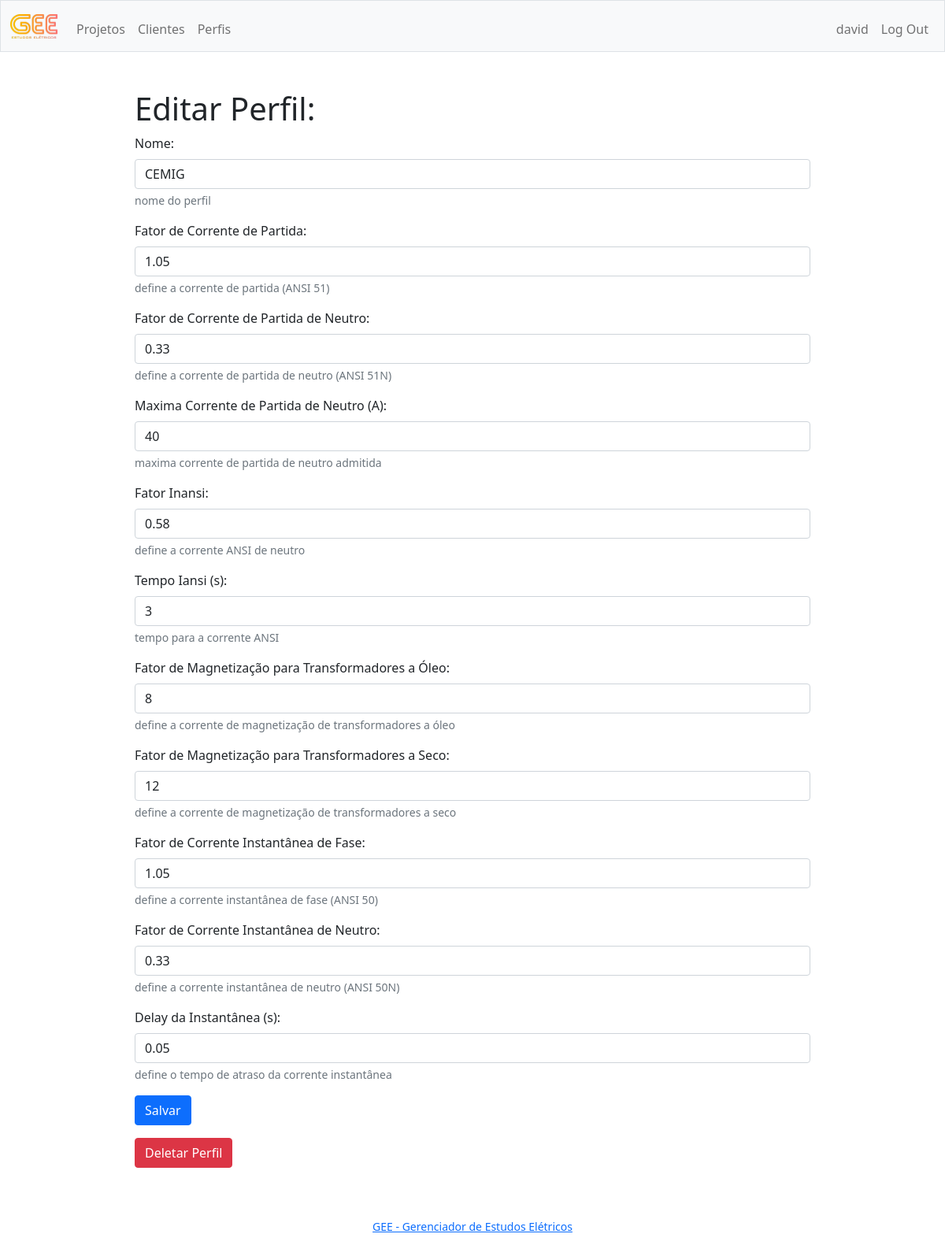
The app's page /profile?id=20 (signed in) with its own data.
### tables this page shows
CREATE TABLE profiles (
id INTEGER PRIMARY KEY AUTOINCREMENT NOT NULL,
user_id INTEGER,
createddate TEXT,
modifieddate TEXT,
name TEXT,
threshold_factor NUMERIC,
n_factor_threshold NUMERIC,
max_n_threshold NUMERIC,
inansi_factor NUMERIC,
iansi_time NUMERIC,
mag_oil_factor NUMERIC,
mag_dry_factor NUMERIC,
trip_factor NUMERIC,
n_trip_factor NUMERIC,
delay_50 NUMERIC
);

### app.py (the view)
@app.route("/profile", methods=["GET", "POST"])
@login_required
def profile():
    if request.method == "POST":
        delete = request.form.get("delete")
        if delete != None:
            db.execute("DELETE FROM profiles WHERE id = ? and user_id = ?", delete, session["user_id"])
            db.execute("UPDATE projects SET profile_id = NULL where profile_id = ? and user_id = ?", delete, session["user_id"])
            flash("Perfil Deletado", 'alert-primary')
            return redirect("/profiles")
        parameter_list = ["name", "threshold_factor", "n_factor_threshold", "max_n_threshold", "inansi_factor", "iansi_time", "mag_oil_factor", "mag_dry_factor", "trip_factor", "n_trip_factor", "delay_50"]
        parameter = {}
        for item in parameter_list:
            parameter[item] = request.form.get(item)
        if not parameter["name"]: parameter["name"] = "noname"
        id = request.form.get("id")
        now = datetime.now()
        if not id:
            id = db.execute("INSERT INTO profiles (user_id, createddate) VALUES (?, ?)", session["user_id"], now)
        db.execute("UPDATE profiles SET modifieddate = ? WHERE id = ? AND user_id = ?", now, id, session["user_id"])
        for item in parameter_list:
            string = "UPDATE profiles SET " + item + " = ? WHERE id = ? AND user_id = ?"
            db.execute(string, parameter[item], str(id), str(session["user_id"]))
        flash(parameter["name"] + " salvo", 'alert-primary')
        return redirect("/profiles")
    else:
        id = request.args.get("id")
        profileData = None
        if id:
            profileData = db.execute("SELECT * FROM profiles WHERE id = ? and user_id = ?", id, session["user_id"])[0]
        return render_template("profile.html", profileData=profileData)

### app.py (called while the page is built)
def login_required(f):
    @wraps(f)
    def decorated_function(*args, **kwargs):
        if session.get("user_id") is None:
            return redirect("/login")
        return f(*args, **kwargs)
    return decorated_function

@app.after_request
def after_request(response):
    response.headers["Cache-Control"] = "no-cache, no-store, must-revalidate"
    response.headers["Expires"] = 0
    response.headers["Pragma"] = "no-cache"
    return response

### templates/profile.html (shortened to what this page needs)
{% extends "layout.html" %}
{% block main %}
<div class="mb-3 container w-75">
    <form action="/profile" method="post">
        <div>
            <h1>
                {% if profileData %}
                Editar Perfil:
                {% else %}
                Registrar Novo Perfil:
                {% endif %}
            </h1>
        </div>
        <div class="mb-3">
            <label for="name" class="form-label">Nome:</label>
            <input class="form-control w" name="name" placeholder="nome" type="text" value="{{profileData.name}}">
            <div class="form-text">nome do perfil</div>
        </div>
        <div class="mb-3">
            <label for="threshold_factor" class="form-label">Fator de Corrente de Partida:</label>
            <input class="form-control" name="threshold_factor" placeholder="0,0" type="numeric" step="0.01"
                value="{{profileData.threshold_factor}}">
            <div class="form-text">define a corrente de partida (ANSI 51)</div>
        </div>
        <div class="mb-3">
            <label for="n_factor_threshold" class="form-label">Fator de Corrente de Partida de Neutro:</label>
            <input class="form-control " name="n_factor_threshold" placeholder="0,0" type="numeric" step="0.01"
                value="{{profileData.n_factor_threshold}}">
            <div class="form-text">define a corrente de partida de neutro (ANSI 51N)</div>
        </div>
        <div class="mb-3">
            <label for="max_n_threshold" class="form-label">Maxima Corrente de Partida de Neutro (A):</label>
            <input class="form-control " name="max_n_threshold" placeholder="0 A" type="number"
                value="{{profileData.max_n_threshold}}">
            <div class="form-text">maxima corrente de partida de neutro admitida</div>
        </div>
        <div class="mb-3">
            <label for="inansi_factor" class="form-label">Fator Inansi:</label>
            <input class="form-control " name="inansi_factor" placeholder="0,0" type="number" step="0.01"
                value="{{profileData.inansi_factor}}">
            <div class="form-text">define a corrente ANSI de neutro</div>
        </div>
        <div class="mb-3">
            <label for="iansi_time" class="form-label">Tempo Iansi (s):</label>
            <input class="form-control " name="iansi_time" placeholder="0 s" type="number"
                value="{{profileData.iansi_time}}">
            <div class="form-text">tempo para a corrente ANSI</div>
        </div>
        <div class="mb-3">
            <label for="mag_oil_factor" class="form-label">Fator de Magnetização para Transformadores a Óleo:</label>
            <input class="form-control " name="mag_oil_factor" placeholder="0" type="number"
                value="{{profileData.mag_oil_factor}}">
            <div class="form-text">define a corrente de magnetização de transformadores a óleo</div>
        </div>
        <div class="mb-3">
            <label for="mag_dry_factor" class="form-label">Fator de Magnetização para Transformadores a Seco:</label>
            <input class="form-control " name="mag_dry_factor" placeholder="0" type="number"
                value="{{profileData.mag_dry_factor}}">
            <div class="form-text">define a corrente de magnetização de transformadores a seco</div>
        </div>
        <div class="mb-3">
            <label for="trip_factor" class="form-label">Fator de Corrente Instantânea de Fase:</label>
            <input class="form-control " name="trip_factor" placeholder="0,0" type="number" step="0.01"
                value="{{profileData.trip_factor}}">
            <div class="form-text">define a corrente instantânea de fase (ANSI 50)</div>
        </div>
        <div class="mb-3">
            <label for="n_trip_factor" class="form-label">Fator de Corrente Instantânea de Neutro:</label>
            <input class="form-control " name="n_trip_factor" placeholder="0,0" type="number" step="0.01"
                value="{{profileData.n_trip_factor}}">
            <div class="form-text">define a corrente instantânea de neutro (ANSI 50N)</div>
        </div>
        <div class="mb-3">
            <label for="delay_50" class="form-label">Delay da Instantânea (s):</label>
            <input class="form-control " name="delay_50" placeholder="0 s" type="number" step="0.01"
                value="{{profileData.delay_50}}">
            <div class="form-text">define o tempo de atraso da corrente instantânea</div>
        </div>
        <button class="btn btn-primary" type="submit">Salvar</button>
    </form>
</div>
<div class="mb-3 w-75 container" {% if not profileData %} style="display: none;" {% endif %}>
    <button class="btn btn-danger" onclick="showDeleteProfileAlert()">Deletar Perfil</button>
</div>
{% endblock %}

### static/styles.css (style rules this page uses)
.container { width: 100%; height: 100%; flex-direction: row; justify-content: center; align-items: center; }

### records on screen
profiles: name "CEMIG", threshold_factor "1.05", n_factor_threshold "0.33", max_n_threshold "40", inansi_factor "0.58", iansi_time "3", mag_oil_factor "8", mag_dry_factor "12", trip_factor "1.05", n_trip_factor "0.33", delay_50 "0.05"

### other values on screen
{{ session["username"] }} "david"
